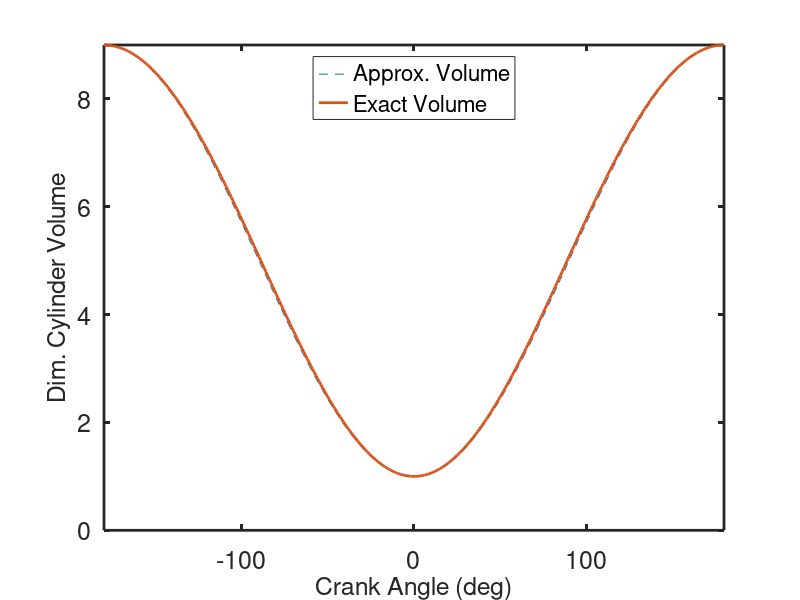

The MATLAB source for this figure:
function [ ]=Volume( )
clear();
r = 9; % compression ratio
s = 8.901796; % stroke (cm)
len= 120; %connecting rod length (cm)
ep=s/(2*len);
theta=-180:1:180; %crankangle theta vector
ys1=(1-cosd(theta))/2; %approx y/s
ys2= ys1+ (1-(1- ep^2*sind(theta).^2).^(1/2))/(2*ep); %exact y/s
vol1 = 1+(r-1)*ys1; %approx volume
vol2= 1+(r-1)*ys2; % exact volume
%plot results
plot(theta,vol1,'--',theta,vol2,'-','linewidth',2);
set(gca,'Xlim',[-180 180],'Ylim',[0 r],'fontsize',18,'linewidth',2);
xlabel('Crank Angle (deg)','fontsize', 18);
ylabel('Dim. Cylinder Volume','fontsize', 18);
legend('Approx. Volume', 'Exact Volume','Location', 'North');
end
